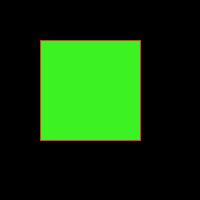
Frame 1 (no input)
Frame 60 (the mouse pressed at the canvas centre just before this capture): identical to frame 1, image omitted
Frame 120 (the mouse held since frame 60 and released just before this capture): identical to frame 1, image omitted

The Processing sketch that drew this single still picture (run headless with seeded random() and noise(); from frame 60 on, the mouse is pressed at the canvas centre):

// Processing sketch: borda_stroke
// ── borda_stroke.pde

/* aplicando borda a forma
*
*
* by @evaldo
*/

void setup(){
  size(200, 200);
}

void draw(){
  background(0); // Fundo preto
  fill(61, 242, 34); // Preenchimento da cor verde
  stroke(242, 46, 46); //Borda da cor vemelha
  rect(40, 40, 100, 100);
 
  
  
}
